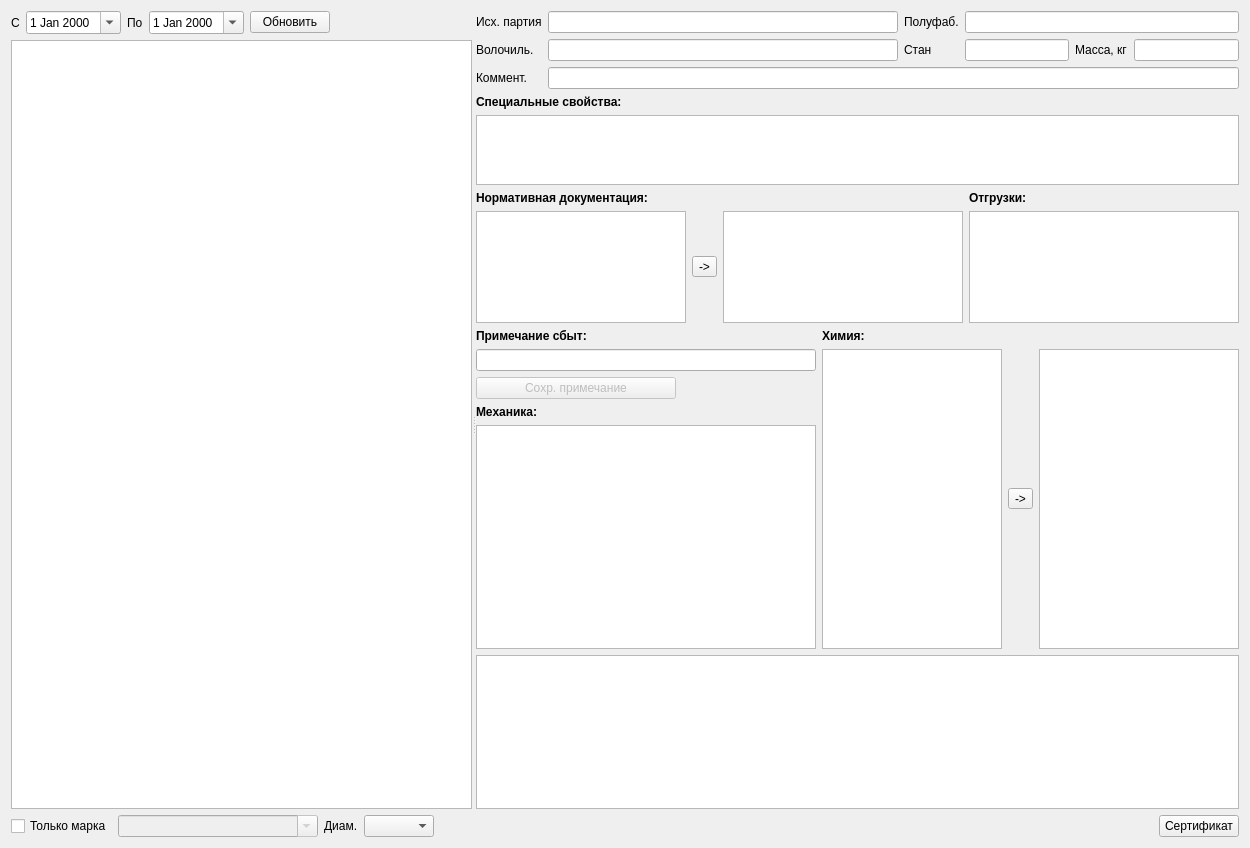
<?xml version="1.0" encoding="UTF-8"?>
<ui version="4.0">
 <class>FormPartWire</class>
 <widget class="QWidget" name="FormPartWire">
  <property name="geometry">
   <rect>
    <x>0</x>
    <y>0</y>
    <width>1250</width>
    <height>848</height>
   </rect>
  </property>
  <property name="windowTitle">
   <string>Form</string>
  </property>
  <layout class="QVBoxLayout" name="verticalLayout_8">
   <item>
    <widget class="QSplitter" name="splitter">
     <property name="orientation">
      <enum>Qt::Orientation::Horizontal</enum>
     </property>
     <widget class="QWidget" name="layoutWidget">
      <layout class="QVBoxLayout" name="verticalLayout">
       <item>
        <layout class="QHBoxLayout" name="horizontalLayout">
         <item>
          <widget class="QLabel" name="label">
           <property name="text">
            <string>С</string>
           </property>
          </widget>
         </item>
         <item>
          <widget class="QDateEdit" name="dateEditBeg">
           <property name="calendarPopup">
            <bool>true</bool>
           </property>
          </widget>
         </item>
         <item>
          <widget class="QLabel" name="label_2">
           <property name="text">
            <string>По</string>
           </property>
          </widget>
         </item>
         <item>
          <widget class="QDateEdit" name="dateEditEnd">
           <property name="calendarPopup">
            <bool>true</bool>
           </property>
          </widget>
         </item>
         <item>
          <widget class="QPushButton" name="pushButtonUpd">
           <property name="text">
            <string>Обновить</string>
           </property>
          </widget>
         </item>
         <item>
          <spacer name="horizontalSpacer">
           <property name="orientation">
            <enum>Qt::Orientation::Horizontal</enum>
           </property>
           <property name="sizeHint" stdset="0">
            <size>
             <width>40</width>
             <height>20</height>
            </size>
           </property>
          </spacer>
         </item>
        </layout>
       </item>
       <item>
        <widget class="RestTableView" name="tableViewPart">
         <property name="selectionMode">
          <enum>QAbstractItemView::SelectionMode::SingleSelection</enum>
         </property>
         <property name="selectionBehavior">
          <enum>QAbstractItemView::SelectionBehavior::SelectRows</enum>
         </property>
         <attribute name="verticalHeaderVisible">
          <bool>false</bool>
         </attribute>
        </widget>
       </item>
       <item>
        <layout class="QHBoxLayout" name="horizontalLayout_2">
         <item>
          <widget class="QCheckBox" name="checkBoxOnly">
           <property name="text">
            <string>Только марка</string>
           </property>
          </widget>
         </item>
         <item>
          <widget class="RestComboBox" name="comboBoxMarka">
           <property name="enabled">
            <bool>false</bool>
           </property>
           <property name="minimumSize">
            <size>
             <width>200</width>
             <height>0</height>
            </size>
           </property>
           <property name="editable">
            <bool>true</bool>
           </property>
          </widget>
         </item>
         <item>
          <widget class="QLabel" name="label_8">
           <property name="text">
            <string>Диам.</string>
           </property>
          </widget>
         </item>
         <item>
          <widget class="RestComboBox" name="comboBoxDiam">
           <property name="minimumSize">
            <size>
             <width>70</width>
             <height>0</height>
            </size>
           </property>
          </widget>
         </item>
         <item>
          <spacer name="horizontalSpacer_2">
           <property name="orientation">
            <enum>Qt::Orientation::Horizontal</enum>
           </property>
           <property name="sizeHint" stdset="0">
            <size>
             <width>40</width>
             <height>20</height>
            </size>
           </property>
          </spacer>
         </item>
        </layout>
       </item>
      </layout>
     </widget>
     <widget class="QWidget" name="layoutWidget">
      <layout class="QVBoxLayout" name="verticalLayout_7">
       <item>
        <layout class="QGridLayout" name="gridLayout">
         <item row="0" column="3" colspan="3">
          <widget class="QLineEdit" name="lineEditPodt">
           <property name="readOnly">
            <bool>true</bool>
           </property>
          </widget>
         </item>
         <item row="0" column="1">
          <widget class="QLineEdit" name="lineEditSrcPart">
           <property name="minimumSize">
            <size>
             <width>350</width>
             <height>0</height>
            </size>
           </property>
           <property name="readOnly">
            <bool>true</bool>
           </property>
          </widget>
         </item>
         <item row="0" column="2">
          <widget class="QLabel" name="label_4">
           <property name="text">
            <string>Полуфаб.</string>
           </property>
          </widget>
         </item>
         <item row="1" column="3">
          <widget class="QLineEdit" name="lineEditLine">
           <property name="readOnly">
            <bool>true</bool>
           </property>
          </widget>
         </item>
         <item row="1" column="1">
          <widget class="QLineEdit" name="lineEditVol">
           <property name="readOnly">
            <bool>true</bool>
           </property>
          </widget>
         </item>
         <item row="1" column="0">
          <widget class="QLabel" name="label_5">
           <property name="text">
            <string>Волочиль.</string>
           </property>
          </widget>
         </item>
         <item row="1" column="2">
          <widget class="QLabel" name="label_6">
           <property name="text">
            <string>Стан</string>
           </property>
          </widget>
         </item>
         <item row="1" column="5">
          <widget class="QLineEdit" name="lineEditKvo">
           <property name="readOnly">
            <bool>true</bool>
           </property>
          </widget>
         </item>
         <item row="0" column="0">
          <widget class="QLabel" name="label_3">
           <property name="text">
            <string>Исх. партия</string>
           </property>
          </widget>
         </item>
         <item row="2" column="0">
          <widget class="QLabel" name="label_14">
           <property name="text">
            <string>Коммент.</string>
           </property>
          </widget>
         </item>
         <item row="1" column="4">
          <widget class="QLabel" name="label_7">
           <property name="text">
            <string>Масса, кг</string>
           </property>
          </widget>
         </item>
         <item row="2" column="1" colspan="5">
          <widget class="QLineEdit" name="lineEditComment">
           <property name="readOnly">
            <bool>true</bool>
           </property>
          </widget>
         </item>
        </layout>
       </item>
       <item>
        <widget class="QLabel" name="label_15">
         <property name="sizePolicy">
          <sizepolicy hsizetype="Expanding" vsizetype="Preferred">
           <horstretch>0</horstretch>
           <verstretch>0</verstretch>
          </sizepolicy>
         </property>
         <property name="font">
          <font>
           <bold>true</bold>
          </font>
         </property>
         <property name="text">
          <string>Специальные свойства:</string>
         </property>
        </widget>
       </item>
       <item>
        <widget class="RestTableView" name="tableViewMechx">
         <property name="maximumSize">
          <size>
           <width>16777215</width>
           <height>100</height>
          </size>
         </property>
        </widget>
       </item>
       <item>
        <layout class="QHBoxLayout" name="horizontalLayout_8">
         <item>
          <layout class="QVBoxLayout" name="verticalLayout_3">
           <item>
            <widget class="QLabel" name="label_11">
             <property name="font">
              <font>
               <bold>true</bold>
              </font>
             </property>
             <property name="text">
              <string>Нормативная документация:</string>
             </property>
            </widget>
           </item>
           <item>
            <layout class="QHBoxLayout" name="horizontalLayout_5">
             <item>
              <widget class="RestTableView" name="tableViewSrcTu">
               <property name="sizePolicy">
                <sizepolicy hsizetype="Expanding" vsizetype="Maximum">
                 <horstretch>0</horstretch>
                 <verstretch>0</verstretch>
                </sizepolicy>
               </property>
               <property name="maximumSize">
                <size>
                 <width>210</width>
                 <height>150</height>
                </size>
               </property>
               <attribute name="verticalHeaderVisible">
                <bool>false</bool>
               </attribute>
              </widget>
             </item>
             <item>
              <widget class="QToolButton" name="toolButtonCopyTu">
               <property name="text">
                <string>-&gt;</string>
               </property>
              </widget>
             </item>
             <item>
              <widget class="RestTableView" name="tableViewTu">
               <property name="sizePolicy">
                <sizepolicy hsizetype="Expanding" vsizetype="Maximum">
                 <horstretch>0</horstretch>
                 <verstretch>0</verstretch>
                </sizepolicy>
               </property>
               <property name="maximumSize">
                <size>
                 <width>240</width>
                 <height>150</height>
                </size>
               </property>
              </widget>
             </item>
            </layout>
           </item>
          </layout>
         </item>
         <item>
          <layout class="QVBoxLayout" name="verticalLayout_2">
           <item>
            <widget class="QLabel" name="label_10">
             <property name="font">
              <font>
               <bold>true</bold>
              </font>
             </property>
             <property name="text">
              <string>Отгрузки:</string>
             </property>
            </widget>
           </item>
           <item>
            <widget class="RestTableView" name="tableViewShip">
             <property name="sizePolicy">
              <sizepolicy hsizetype="Expanding" vsizetype="Maximum">
               <horstretch>0</horstretch>
               <verstretch>0</verstretch>
              </sizepolicy>
             </property>
             <property name="maximumSize">
              <size>
               <width>16777215</width>
               <height>150</height>
              </size>
             </property>
             <attribute name="verticalHeaderVisible">
              <bool>false</bool>
             </attribute>
            </widget>
           </item>
          </layout>
         </item>
        </layout>
       </item>
       <item>
        <layout class="QHBoxLayout" name="horizontalLayout_7">
         <item>
          <layout class="QVBoxLayout" name="verticalLayout_9">
           <item>
            <widget class="QLabel" name="label_9">
             <property name="maximumSize">
              <size>
               <width>200</width>
               <height>16777215</height>
              </size>
             </property>
             <property name="font">
              <font>
               <bold>true</bold>
              </font>
             </property>
             <property name="text">
              <string>Примечание сбыт:</string>
             </property>
            </widget>
           </item>
           <item>
            <widget class="QLineEdit" name="lineEditPrimProd"/>
           </item>
           <item>
            <widget class="QPushButton" name="pushButtonSavePrim">
             <property name="enabled">
              <bool>false</bool>
             </property>
             <property name="sizePolicy">
              <sizepolicy hsizetype="Maximum" vsizetype="Fixed">
               <horstretch>0</horstretch>
               <verstretch>0</verstretch>
              </sizepolicy>
             </property>
             <property name="maximumSize">
              <size>
               <width>200</width>
               <height>16777215</height>
              </size>
             </property>
             <property name="text">
              <string>Сохр. примечание</string>
             </property>
            </widget>
           </item>
           <item>
            <widget class="QLabel" name="label_13">
             <property name="font">
              <font>
               <bold>true</bold>
              </font>
             </property>
             <property name="text">
              <string>Механика:</string>
             </property>
            </widget>
           </item>
           <item>
            <widget class="RestTableView" name="tableViewSrcMech"/>
           </item>
          </layout>
         </item>
         <item>
          <layout class="QVBoxLayout" name="verticalLayout_5">
           <item>
            <widget class="QLabel" name="label_12">
             <property name="font">
              <font>
               <bold>true</bold>
              </font>
             </property>
             <property name="text">
              <string>Химия:</string>
             </property>
            </widget>
           </item>
           <item>
            <layout class="QHBoxLayout" name="horizontalLayout_6">
             <item>
              <widget class="RestTableView" name="tableViewSrcChem">
               <property name="sizePolicy">
                <sizepolicy hsizetype="Expanding" vsizetype="MinimumExpanding">
                 <horstretch>0</horstretch>
                 <verstretch>0</verstretch>
                </sizepolicy>
               </property>
               <property name="minimumSize">
                <size>
                 <width>0</width>
                 <height>300</height>
                </size>
               </property>
               <property name="maximumSize">
                <size>
                 <width>180</width>
                 <height>16777215</height>
                </size>
               </property>
               <property name="editTriggers">
                <set>QAbstractItemView::EditTrigger::NoEditTriggers</set>
               </property>
               <attribute name="verticalHeaderVisible">
                <bool>false</bool>
               </attribute>
              </widget>
             </item>
             <item>
              <widget class="QToolButton" name="toolButtonCopyChem">
               <property name="text">
                <string>-&gt;</string>
               </property>
              </widget>
             </item>
             <item>
              <widget class="RestTableView" name="tableViewChem">
               <property name="sizePolicy">
                <sizepolicy hsizetype="Expanding" vsizetype="MinimumExpanding">
                 <horstretch>0</horstretch>
                 <verstretch>0</verstretch>
                </sizepolicy>
               </property>
               <property name="minimumSize">
                <size>
                 <width>0</width>
                 <height>300</height>
                </size>
               </property>
               <property name="maximumSize">
                <size>
                 <width>200</width>
                 <height>16777215</height>
                </size>
               </property>
              </widget>
             </item>
            </layout>
           </item>
          </layout>
         </item>
        </layout>
       </item>
       <item>
        <widget class="RestTableView" name="tableViewMech">
         <property name="maximumSize">
          <size>
           <width>16777215</width>
           <height>200</height>
          </size>
         </property>
        </widget>
       </item>
       <item>
        <layout class="QHBoxLayout" name="horizontalLayout_9">
         <item>
          <spacer name="horizontalSpacer_4">
           <property name="orientation">
            <enum>Qt::Orientation::Horizontal</enum>
           </property>
           <property name="sizeHint" stdset="0">
            <size>
             <width>40</width>
             <height>20</height>
            </size>
           </property>
          </spacer>
         </item>
         <item>
          <widget class="QPushButton" name="pushButtonCert">
           <property name="text">
            <string>Сертификат</string>
           </property>
          </widget>
         </item>
        </layout>
       </item>
      </layout>
     </widget>
    </widget>
   </item>
  </layout>
 </widget>
 <customwidgets>
  <customwidget>
   <class>RestTableView</class>
   <extends>QTableView</extends>
   <header>rest/resttableview.h</header>
  </customwidget>
  <customwidget>
   <class>RestComboBox</class>
   <extends>QComboBox</extends>
   <header>rest/restcombobox.h</header>
  </customwidget>
 </customwidgets>
 <resources/>
 <connections/>
</ui>
